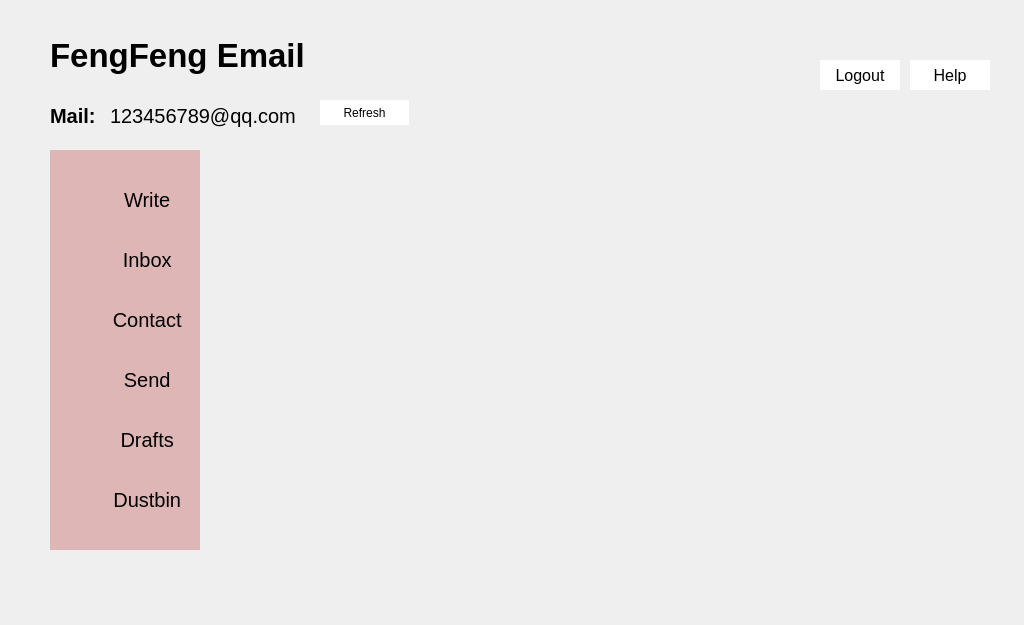
<?xml version="1.0" encoding="UTF-8"?>
<ui version="4.0">
 <class>Inbox</class>
 <widget class="QWidget" name="Inbox">
  <property name="geometry">
   <rect>
    <x>0</x>
    <y>0</y>
    <width>1024</width>
    <height>625</height>
   </rect>
  </property>
  <property name="maximumSize">
   <size>
    <width>1024</width>
    <height>625</height>
   </size>
  </property>
  <property name="windowTitle">
   <string>Inbox</string>
  </property>
  <widget class="QPushButton" name="Write">
   <property name="geometry">
    <rect>
     <x>50</x>
     <y>180</y>
     <width>150</width>
     <height>40</height>
    </rect>
   </property>
   <property name="font">
    <font>
     <pointsize>15</pointsize>
    </font>
   </property>
   <property name="focusPolicy">
    <enum>Qt::NoFocus</enum>
   </property>
   <property name="autoFillBackground">
    <bool>false</bool>
   </property>
   <property name="styleSheet">
    <string notr="true">background-image: url(:/jpg/write.png);
border:0px;</string>
   </property>
   <property name="text">
    <string>        Write</string>
   </property>
  </widget>
  <widget class="QPushButton" name="Inbox_2">
   <property name="geometry">
    <rect>
     <x>50</x>
     <y>240</y>
     <width>150</width>
     <height>40</height>
    </rect>
   </property>
   <property name="font">
    <font>
     <pointsize>15</pointsize>
    </font>
   </property>
   <property name="focusPolicy">
    <enum>Qt::NoFocus</enum>
   </property>
   <property name="styleSheet">
    <string notr="true">background-image: url(:/jpg/inbox.png);
border:0;</string>
   </property>
   <property name="text">
    <string>        Inbox</string>
   </property>
  </widget>
  <widget class="QPushButton" name="Dustbin">
   <property name="geometry">
    <rect>
     <x>50</x>
     <y>480</y>
     <width>150</width>
     <height>40</height>
    </rect>
   </property>
   <property name="font">
    <font>
     <pointsize>15</pointsize>
    </font>
   </property>
   <property name="focusPolicy">
    <enum>Qt::NoFocus</enum>
   </property>
   <property name="styleSheet">
    <string notr="true">background-image: url(:/jpg/dustbin.png);
border:0;</string>
   </property>
   <property name="text">
    <string>        Dustbin</string>
   </property>
  </widget>
  <widget class="QPushButton" name="Logout">
   <property name="geometry">
    <rect>
     <x>820</x>
     <y>60</y>
     <width>80</width>
     <height>30</height>
    </rect>
   </property>
   <property name="font">
    <font>
     <pointsize>12</pointsize>
    </font>
   </property>
   <property name="focusPolicy">
    <enum>Qt::NoFocus</enum>
   </property>
   <property name="autoFillBackground">
    <bool>false</bool>
   </property>
   <property name="styleSheet">
    <string notr="true">
background-color: rgb(255, 255, 255);
border:0;</string>
   </property>
   <property name="text">
    <string>Logout</string>
   </property>
  </widget>
  <widget class="QPushButton" name="Help">
   <property name="geometry">
    <rect>
     <x>910</x>
     <y>60</y>
     <width>80</width>
     <height>30</height>
    </rect>
   </property>
   <property name="font">
    <font>
     <pointsize>12</pointsize>
    </font>
   </property>
   <property name="focusPolicy">
    <enum>Qt::NoFocus</enum>
   </property>
   <property name="autoFillBackground">
    <bool>false</bool>
   </property>
   <property name="styleSheet">
    <string notr="true">background-color: rgb(255, 255, 255);
border:0;</string>
   </property>
   <property name="text">
    <string>Help</string>
   </property>
  </widget>
  <widget class="QPushButton" name="Send">
   <property name="geometry">
    <rect>
     <x>50</x>
     <y>360</y>
     <width>150</width>
     <height>40</height>
    </rect>
   </property>
   <property name="font">
    <font>
     <pointsize>15</pointsize>
    </font>
   </property>
   <property name="focusPolicy">
    <enum>Qt::NoFocus</enum>
   </property>
   <property name="autoFillBackground">
    <bool>false</bool>
   </property>
   <property name="styleSheet">
    <string notr="true">background-image: url(:/jpg/send.png);
border:0;</string>
   </property>
   <property name="text">
    <string>        Send</string>
   </property>
  </widget>
  <widget class="QLabel" name="label_3">
   <property name="geometry">
    <rect>
     <x>50</x>
     <y>100</y>
     <width>121</width>
     <height>31</height>
    </rect>
   </property>
   <property name="font">
    <font>
     <pointsize>15</pointsize>
     <weight>75</weight>
     <bold>true</bold>
    </font>
   </property>
   <property name="text">
    <string>Mail:</string>
   </property>
  </widget>
  <widget class="QLabel" name="label_4">
   <property name="geometry">
    <rect>
     <x>50</x>
     <y>150</y>
     <width>150</width>
     <height>400</height>
    </rect>
   </property>
   <property name="autoFillBackground">
    <bool>false</bool>
   </property>
   <property name="styleSheet">
    <string notr="true">background-color: rgb(222, 182, 181);</string>
   </property>
   <property name="text">
    <string/>
   </property>
  </widget>
  <widget class="QPushButton" name="Drafts">
   <property name="geometry">
    <rect>
     <x>50</x>
     <y>420</y>
     <width>150</width>
     <height>40</height>
    </rect>
   </property>
   <property name="font">
    <font>
     <pointsize>15</pointsize>
    </font>
   </property>
   <property name="focusPolicy">
    <enum>Qt::NoFocus</enum>
   </property>
   <property name="styleSheet">
    <string notr="true">background-image: url(:/jpg/draft.png);
border:0;</string>
   </property>
   <property name="text">
    <string>        Drafts</string>
   </property>
  </widget>
  <widget class="QPushButton" name="Contact">
   <property name="geometry">
    <rect>
     <x>50</x>
     <y>300</y>
     <width>150</width>
     <height>40</height>
    </rect>
   </property>
   <property name="font">
    <font>
     <pointsize>15</pointsize>
    </font>
   </property>
   <property name="focusPolicy">
    <enum>Qt::NoFocus</enum>
   </property>
   <property name="styleSheet">
    <string notr="true">background-image: url(:/jpg/contact.png);
border:0;</string>
   </property>
   <property name="text">
    <string>        Contact</string>
   </property>
  </widget>
  <widget class="QLabel" name="label">
   <property name="geometry">
    <rect>
     <x>50</x>
     <y>30</y>
     <width>521</width>
     <height>51</height>
    </rect>
   </property>
   <property name="maximumSize">
    <size>
     <width>1024</width>
     <height>625</height>
    </size>
   </property>
   <property name="font">
    <font>
     <pointsize>25</pointsize>
     <weight>75</weight>
     <bold>true</bold>
    </font>
   </property>
   <property name="text">
    <string>FengFeng Email</string>
   </property>
  </widget>
  <widget class="QLabel" name="label_2">
   <property name="geometry">
    <rect>
     <x>110</x>
     <y>90</y>
     <width>211</width>
     <height>51</height>
    </rect>
   </property>
   <property name="font">
    <font>
     <pointsize>15</pointsize>
    </font>
   </property>
   <property name="text">
    <string>123456789@qq.com</string>
   </property>
  </widget>
  <widget class="QListWidget" name="InboxList">
   <property name="geometry">
    <rect>
     <x>250</x>
     <y>150</y>
     <width>691</width>
     <height>401</height>
    </rect>
   </property>
   <property name="styleSheet">
    <string notr="true">background-color:rgba(0,0,0,0);</string>
   </property>
  </widget>
  <widget class="QPushButton" name="btn_refresh">
   <property name="geometry">
    <rect>
     <x>320</x>
     <y>100</y>
     <width>89</width>
     <height>25</height>
    </rect>
   </property>
   <property name="styleSheet">
    <string notr="true">background-color: rgb(255, 255, 255);
border:0;</string>
   </property>
   <property name="text">
    <string>Refresh</string>
   </property>
  </widget>
  <zorder>label_4</zorder>
  <zorder>Write</zorder>
  <zorder>Inbox_2</zorder>
  <zorder>Dustbin</zorder>
  <zorder>Logout</zorder>
  <zorder>Help</zorder>
  <zorder>Send</zorder>
  <zorder>label_3</zorder>
  <zorder>Drafts</zorder>
  <zorder>Contact</zorder>
  <zorder>label</zorder>
  <zorder>label_2</zorder>
  <zorder>InboxList</zorder>
  <zorder>btn_refresh</zorder>
 </widget>
 <resources/>
 <connections/>
</ui>
